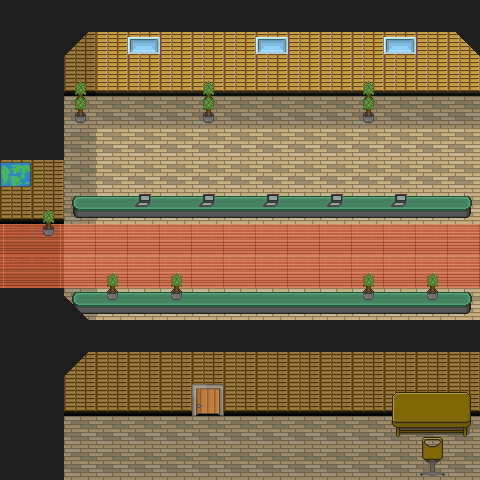

This game map was drawn from its Tiled (.tmx) file and the tilesets committed beside it. A one-line description and the full map source follow:
An orthogonal 15x15 tile map with 32x32 px tiles, 6 tile layers (ground, Props, Props2, Wall, ...), 2 tilesets and 5 objects.

<map version="1.0" orientation="orthogonal" renderorder="right-down" width="15" height="15" tilewidth="32" tileheight="32" nextobjectid="1">
 <tileset firstgid="1" name="tileset2" tilewidth="32" tileheight="32" tilecount="128" columns="8">
  <image source="../Sprites/tileset2.png" width="256" height="512" />
  <tile id="9">
   <objectgroup draworder="index">
    <object id="1" x="-0.0909091" y="-0.272727" width="32" height="32.3636" />
   </objectgroup>
  </tile>
  <tile id="10">
   <objectgroup draworder="index">
    <object id="1" x="-0.0909091" y="0" width="31.9091" height="28.7273" />
   </objectgroup>
  </tile>
  <tile id="17">
   <objectgroup draworder="index">
    <object id="1" x="0.0909091" y="0" width="32" height="31.9091" />
   </objectgroup>
  </tile>
  <tile id="18">
   <objectgroup draworder="index">
    <object id="1" x="1.11022e-16" y="-0.0909091" width="32" height="29.3636" />
   </objectgroup>
  </tile>
 </tileset>
 <tileset firstgid="129" name="tileset" tilewidth="32" tileheight="32" tilecount="128" columns="8">
  <image source="../Sprites/tileset.png" width="256" height="512" />
  <tile id="9">
   <objectgroup draworder="index">
    <object id="1" x="-2.22045e-16" y="-0.0909091" width="32.0909" height="32.0909" />
   </objectgroup>
  </tile>
 </tileset>
 <layer name="ground" width="15" height="15">
  <data encoding="csv">
27,27,27,27,27,27,27,27,27,27,27,27,27,27,27,
27,27,27,27,27,27,27,27,27,27,27,27,27,27,27,
27,27,26,26,26,26,26,26,26,26,26,26,26,26,26,
27,27,27,27,27,27,27,27,27,27,27,27,27,27,27,
27,27,27,26,26,26,26,26,26,26,26,26,26,26,26,
27,27,27,26,26,26,26,26,26,26,26,26,26,26,26,
27,27,27,26,26,26,26,26,26,26,26,26,26,26,26,
27,27,26,26,26,26,26,26,26,26,26,26,26,26,26,
27,27,26,26,26,26,26,26,26,26,26,26,26,26,26,
27,27,27,26,26,26,26,26,26,26,26,26,26,26,26,
27,27,27,26,26,26,26,26,26,26,26,26,26,26,26,
27,27,27,26,26,26,26,26,26,26,26,26,26,26,26,
27,27,27,26,26,26,26,26,26,26,26,26,26,26,26,
27,27,27,27,27,27,27,27,27,27,27,27,27,27,27,
27,27,27,27,27,27,27,27,27,27,27,27,27,27,27
</data>
 </layer>
 <layer name="Props" width="15" height="15">
  <data encoding="csv">
0,0,0,0,0,0,0,0,0,0,0,0,0,0,0,
0,0,0,0,0,0,0,0,0,0,0,0,0,0,0,
0,0,0,0,0,0,0,0,0,0,0,0,0,0,0,
0,0,54,0,0,0,54,0,0,0,0,54,0,0,0,
0,0,0,0,0,0,0,0,0,0,0,0,0,0,0,
0,0,0,0,0,0,0,0,0,0,0,0,0,0,0,
0,0,50,51,51,51,51,51,51,51,51,51,51,51,52,
3,1,2,2,2,2,2,2,2,2,2,2,2,2,2,
3,1,2,2,2,2,2,2,2,2,2,2,2,2,2,
0,0,50,51,51,51,51,51,51,51,51,51,51,51,52,
0,0,0,0,0,0,0,0,0,0,0,0,0,0,0,
0,0,0,0,0,0,0,0,0,0,0,0,0,0,0,
0,0,0,0,0,0,0,0,0,0,0,0,0,0,0,
0,0,0,0,0,0,0,0,0,0,0,0,241,242,243,
0,0,0,0,0,0,0,0,0,0,0,0,0,0,0
</data>
 </layer>
 <layer name="Props2" width="15" height="15">
  <data encoding="csv">
0,0,0,0,0,0,0,0,0,0,0,0,0,0,0,
0,0,0,0,0,0,0,0,0,0,0,0,0,0,0,
0,0,0,0,0,0,0,0,0,0,0,0,0,0,0,
0,0,55,0,0,0,55,0,0,0,0,55,0,0,0,
0,0,0,0,0,0,0,0,0,0,0,0,0,0,0,
0,0,0,0,0,0,0,0,0,0,0,0,0,0,0,
0,0,0,0,53,0,53,0,53,0,53,0,53,0,0,
0,54,0,0,0,0,0,0,0,0,0,0,0,0,0,
0,0,0,0,0,0,0,0,0,0,0,0,0,0,0,
0,0,0,54,0,54,0,0,0,0,0,54,0,54,0,
0,0,0,0,0,0,0,0,0,0,0,0,0,0,0,
0,0,0,0,0,0,0,0,0,0,0,0,0,0,0,
0,0,0,0,0,0,0,0,0,0,0,0,0,0,0,
0,0,0,0,0,0,0,0,0,0,0,0,0,236,0,
0,0,0,0,0,0,0,0,0,0,0,0,0,244,0
</data>
 </layer>
 <layer name="Wall" width="15" height="15">
  <data encoding="csv">
138,138,138,138,138,138,138,138,138,138,138,138,138,138,138,
138,138,18,10,10,10,10,10,10,10,10,10,10,10,10,
138,138,19,11,11,11,11,11,11,11,11,11,11,11,11,
138,138,0,0,0,0,0,0,0,0,0,0,0,0,0,
138,138,0,0,0,0,0,0,0,0,0,0,0,0,0,
18,18,0,0,0,0,0,0,0,0,0,0,0,0,0,
19,19,0,0,0,0,0,0,0,0,0,0,0,0,0,
0,0,0,0,0,0,0,0,0,0,0,0,0,0,0,
0,0,0,0,0,0,0,0,0,0,0,0,0,0,0,
138,138,131,0,0,0,0,0,0,0,0,0,0,0,0,
138,138,138,138,138,138,138,138,138,138,138,138,138,138,138,
138,138,18,18,18,18,18,18,18,18,18,18,18,18,18,
138,138,19,19,19,19,19,19,19,19,19,19,19,19,19,
138,138,0,0,0,0,0,0,0,0,0,0,0,0,0,
138,138,0,0,0,0,0,0,0,0,0,0,0,0,0
</data>
 </layer>
 <layer name="Windows" width="15" height="15">
  <data encoding="csv">
0,0,0,0,0,0,0,0,0,0,0,0,0,0,0,
0,0,147,0,206,0,0,0,206,0,0,0,206,0,145,
0,0,46,0,0,0,46,0,0,0,0,46,0,0,0,
0,0,0,0,0,0,0,0,0,0,0,0,0,0,0,
0,0,0,0,0,0,0,0,0,0,0,0,0,0,0,
176,0,0,0,0,0,0,0,0,0,0,0,0,0,0,
0,46,0,0,0,0,0,0,0,0,0,0,0,0,0,
0,0,0,0,0,0,0,0,0,0,0,0,0,0,0,
0,0,0,46,0,46,0,0,0,0,0,46,0,46,0,
0,0,0,0,0,0,0,0,0,0,0,0,0,0,0,
0,0,0,0,0,0,0,0,0,0,0,0,0,0,0,
0,0,147,0,0,0,0,0,0,0,0,0,0,0,0,
0,0,0,0,0,0,198,0,0,0,0,0,233,234,235,
0,0,0,0,0,0,0,0,0,0,0,0,0,0,0,
0,0,0,0,0,0,0,0,0,0,0,0,0,0,0
</data>
 </layer>
 <layer name="WindowsProps" width="15" height="15">
  <data encoding="csv">
0,0,0,0,0,0,0,0,0,0,0,0,0,0,0,
0,0,0,0,0,0,0,0,0,0,0,0,0,0,0,
0,0,0,0,0,0,0,0,0,0,0,0,0,0,0,
0,0,0,0,0,0,0,0,0,0,0,0,0,0,0,
0,0,0,0,0,0,0,0,0,0,0,0,0,0,0,
0,0,0,0,0,0,0,0,0,0,0,0,0,0,0,
0,0,0,0,0,0,0,0,0,0,0,0,0,0,0,
0,0,0,0,0,0,0,0,0,0,0,0,0,0,0,
0,0,0,0,0,0,0,0,0,0,0,0,0,0,0,
0,0,0,0,0,0,0,0,0,0,0,0,0,0,0,
0,0,0,0,0,0,0,0,0,0,0,0,0,0,0,
0,0,0,0,0,0,0,0,0,0,0,0,0,0,0,
0,0,0,0,0,0,0,0,0,0,0,0,0,0,0,
0,0,0,0,0,0,0,0,0,0,0,0,0,0,0,
0,0,0,0,0,0,0,0,0,0,0,0,0,0,0
</data>
 </layer>
</map>